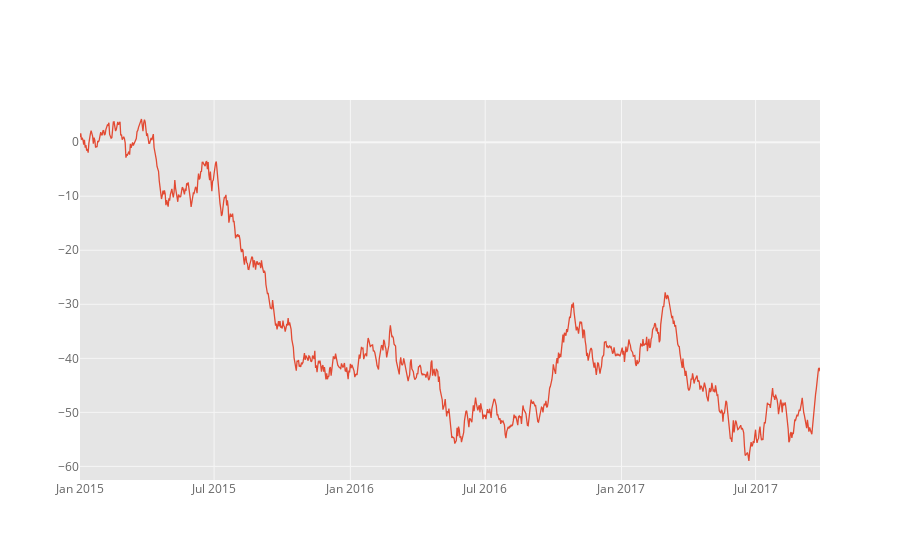

Source (notebook cell):
### Markdown cell above
The `iplot` method on Series and DataFrame is wrapper of Plotly's `plot` method

### Code cell
# Cufflinks can generate random data for different shapes
# Let's generate a single line with 1000 points
cf.datagen.lines(1,1000).iplot()

### Figure 1 — Plotly figure (JSON) as saved in the notebook; plotly's stock layout.template omitted (floating-point values rounded to 4 significant figures; data arrays with more than 128 entries replaced by an {"elided": "..."} marker saying what was removed)
{"data": [{"line": {"color": "rgba(226, 74, 51, 1.0)", "dash": "solid", "shape": "linear", "width": 1.3}, "mode": "lines", "name": "IDD.PE", "text": "", "type": "scatter", "x": {"elided": "1000 str values"}, "y": {"elided": "1000 float values"}}], "layout": {"legend": {"bgcolor": "#FFFFFF", "font": {"color": "#666666"}}, "paper_bgcolor": "#FFFFFF", "plot_bgcolor": "#E5E5E5", "title": {"font": {"color": "#151516"}}, "xaxis": {"gridcolor": "#F6F6F6", "showgrid": true, "tickfont": {"color": "#666666"}, "title": {"font": {"color": "#666666"}, "text": ""}, "zerolinecolor": "#F6F6F6"}, "yaxis": {"gridcolor": "#F6F6F6", "showgrid": true, "tickfont": {"color": "#666666"}, "title": {"font": {"color": "#666666"}, "text": ""}, "zerolinecolor": "#F6F6F6"}}}
